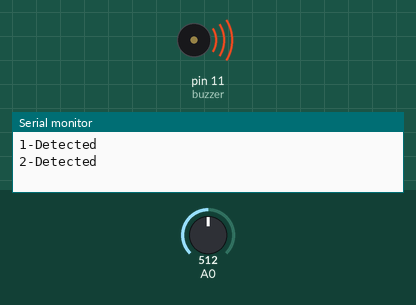
A sketch run on a simulated Arduino Uno, built with avr-gcc and run on an emulated ATmega328P. Shown: buzzer (waves = sounding, pin HIGH), the last lines printed to the serial monitor. The inputs (shaded band) are chosen by the test bench; at power-on: A0 = 512.

Above: at 1.8 s.
1.9 s: A0 set to 0
At 3.1 s:
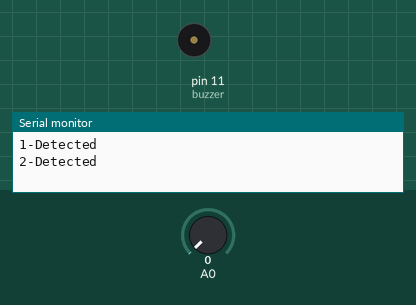
3.5 s: A0 set to 122
At 4.6 s:
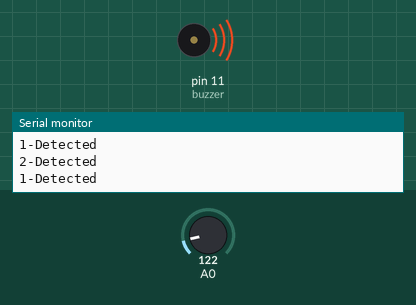
Timing chart, 0 to 6.5 s (numbered marks = the images above; inputs shaded):
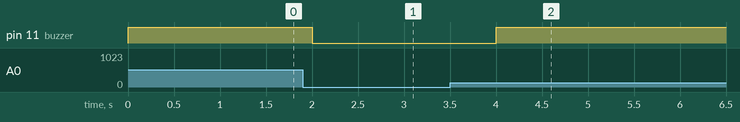

The sketch:

ELC8016.ino
```cpp
int count =0;// just counting seconds
int buzzer = 11;// pin to connect to buzzer or relay
void setup() {
  Serial.begin(9600);
  pinMode(buzzer,OUTPUT);// set pin 11 as output

}

void loop() {
  int v = analogRead(A0);// read the output pin of the module
   // HIGH is when motion is detected.
  if (v == LOW){
    digitalWrite(buzzer,LOW);// set buzzer pin LOW
   count =0;
  }else{
    count++;
    digitalWrite(buzzer,HIGH);// Set buzzer pin HIGH
    Serial.print(count);
    Serial.println("-Detected");
  }
 delay(1000);// wait for 1 second
}
```

Measured:
- after the input at 1.9 s, pin 11 (buzzer): HIGH → LOW after 0.10 s
- after the input at 3.5 s, pin 11 (buzzer): LOW → HIGH after 0.50 s
